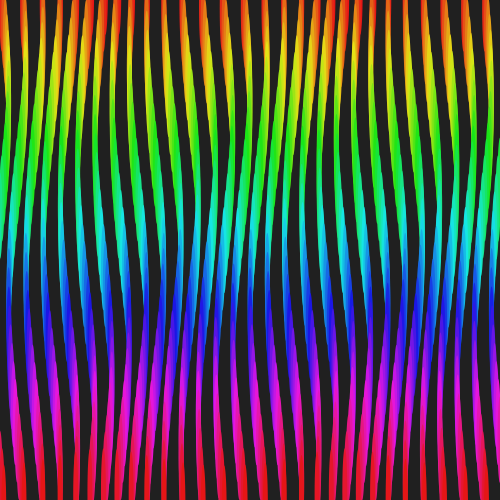
Frame 1 (no input)
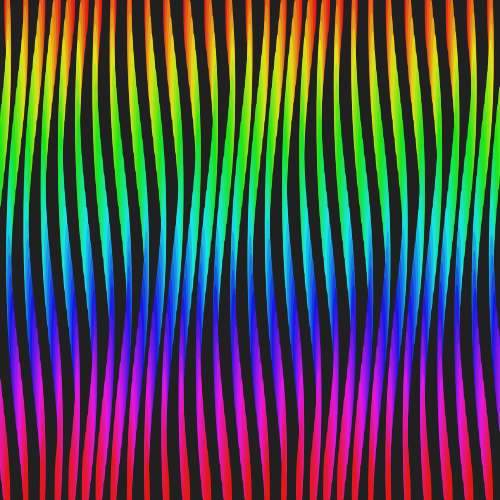
Frame 60 (the mouse pressed at the canvas centre just before this capture)
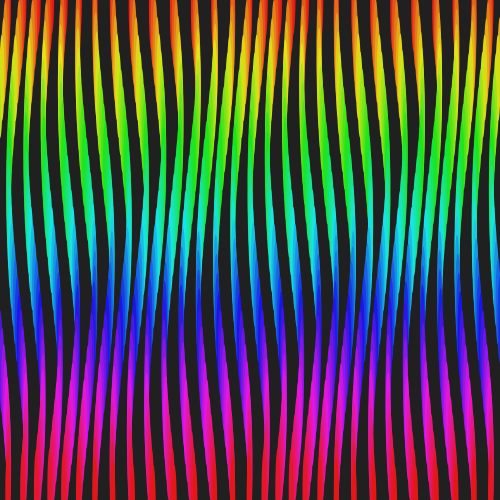
Frame 120 (the mouse held since frame 60 and released just before this capture)

The Processing sketch that drew these frames (run headless with seeded random() and noise(); from frame 60 on, the mouse is pressed at the canvas centre):

// Processing sketch: processing_150644
// ── processing_150644.pde

/* (my variation, original code by:)
 * Creative Coding
 * Week 2, 05 - Moving Patterns 1
 * by Indae Hwang and Jon McCormack
 * Copyright (c) 2014 Monash University
 *
 * This sketch builds on the previous sketches, drawing shapes based on the
 * current framerate. The movement of individual shapes combine to create a
 * gestalt field of motion. Use the arrow keys on your keyboard to change the
 * frame rate. 
 * 
 */

// variable used to store the current frame rate value
int frame_rate_value;

void setup() {
  size(500, 500);

  frame_rate_value = 14;
  frameRate(frame_rate_value);
  rectMode(CENTER);
  colorMode(HSB,255,100,100);
}


void draw() {

  background(#202020);

  int num = 30;
  int margin = 0;
  float gutter = 0; //distance between each cell
  float cellsize = ( width - (2 * margin) - gutter * (num - 1) ) / (num - 1);

  int circleNumber = 0; // counter
  for (int i=0; i<num; i++) {
    for (int j=0; j<num; j++) {
      circleNumber = (i * num) + j; // different way to calculate the circle number from w2_04

      float tx = margin + cellsize * i + gutter * i;
      float ty = margin + cellsize * j + gutter * j;

      movingCircle(tx, ty, cellsize, circleNumber);
    }
  }
  
 } //end of draw 


void movingCircle(float x, float y, float size, int circleNum) {

  float finalAngle;
  finalAngle = frameCount + circleNum;

  //the rotating angle for each tempX and tempY postion is affected by frameRate and angle;  
  float tempX = x + (size / 2) * sin(PI / frame_rate_value * finalAngle);
  float tempY = y + (size / 2) * cos(PI / frame_rate_value * finalAngle);
  int f = (int) map(tempY, 0, height, 0, 255);

  noStroke();
  fill(max(f,0),90,90); 
  ellipse(tempX, tempY, size/5, size/5);
  ellipse(tempX, tempY, 5, size*5);
}

void keyReleased() {
  
  // right arrow -- increase frame_rate_value
  if (keyCode == RIGHT && frame_rate_value < 60) {
    frame_rate_value++;
  }

  // left arrow -- decrease frame_rate_value
  if ( keyCode == LEFT && frame_rate_value > 1) {
    frame_rate_value--;
  }

  // set the frameRate and print current value on the screen
  frameRate(frame_rate_value);
  println("Current frame Rate is: " + frame_rate_value);
}
